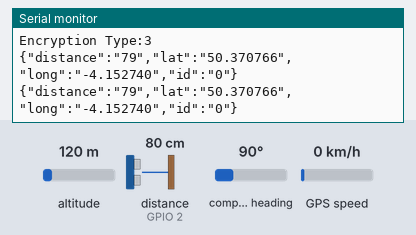
A sketch run on a simulated ESP32. Parts: the last lines printed to the serial monitor. Wiring (inferred from the names in the program): ultrasonic range finder: trigger GPIO 3; echo GPIO 2. The test bench sets the inputs (shaded band); at power-on: distance to the obstacle (sensor on GPIO 2) 80 cm, altitude 120 m, compass heading 90°, GPS speed 0 km/h. The echo pulse lasts 58.3 µs per cm; WiFi joins after 1.5 s; servers stay silent unless stated; the GPS gets a fix after 3 s at 37.7749, -122.4194 with 8 satellites; no MQTT or app messages arrive unless stated.

Above: at 4.3 s.
4.4 s: distance to the obstacle (sensor on GPIO 2) set to 2 cm
At 5.7 s:
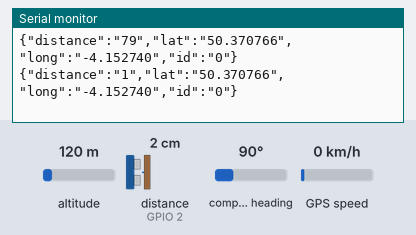
5.9 s: distance to the obstacle (sensor on GPIO 2) set to 4 cm
At 7.2 s:
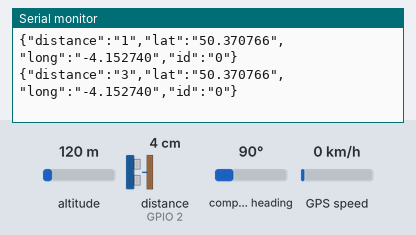
Timing chart, 0 to 8.9 s (numbered marks = the images above; inputs shaded):
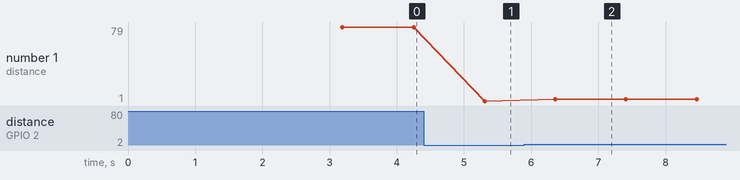

Measured:
- after the input at 4.4 s, the serial monitor: prints a new line after 0.91 s (image 1)
- after the input at 5.9 s, the serial monitor: prints a new line after 0.46 s (image 2)

The sketch:

ArduinoWiFi-MQTT-DAT511.ino
```cpp
//Include libraries
#include <WiFi.h>
#include "PubSubClient.h"

#include <TinyGPS++.h>
#include <SoftwareSerial.h>

static const int RXPin = 7, TXPin = 6;
static const uint32_t GPSBaud = 9600;

#define echoPin 2 // attach pin D2 Arduino to pin Echo of HC-SR04
#define trigPin 3 //attach pin D3 Arduino to pin Trig of HC-SR04

long duration; // variable for the duration of sound wave travel
int distance; // variable for the distance measurement

float latitude; // gps latitude
float longitude; //gps longitude

// Update these with values suitable for your network.
byte mac[] = { 0xDE, 0xED, 0xBA, 0xFE, 0xFE, 0xED };
//byte server[] = { 10, 0, 1, 3 };

//Setup the server / MQTT broker
//char server[] = "34.89.78.241";
char server[] = "192.168.8.195";

//char ssid[] = "morogoro"; // your network SSID (name)
//char pass[] = "Tanzania2000"; // your network password

char ssid[] = "BTWholeHome-KSNZ"; // your network SSID (name)
char pass[] = "WA6R7inp3tpp"; // your network password


char topic[] = "smartcity/smartbin"; //Set MQTT topic
int status = WL_IDLE_STATUS; // the Wifi radio's status

//Variable to store the MQTT message
char pubChars[100];

//Callback function
void callback(char* topic, byte* payload, unsigned int length) {
  // handle message arrived
}

//Setup objects for WiFi Client and MQTT
WiFiClient wfClient;
PubSubClient client(server, 1883, callback, wfClient);

// The TinyGPS++ object
TinyGPSPlus gps;

// The serial connection to the GPS device
SoftwareSerial ss(RXPin, TXPin);

void setup() {

  pinMode(trigPin, OUTPUT); // Sets the trigPin as an OUTPUT
  pinMode(echoPin, INPUT); // Sets the echoPin as an INPUT

  Serial.begin(9600);
  //ss.begin(9600);

  if (WiFi.status() == WL_NO_SHIELD) {
    Serial.println("WiFi shield not present");
    while (true);
  }

  while ( status != WL_CONNECTED) {
    Serial.print("Attempting to connect to WPA SSID: ");
    Serial.println(ssid);
    status = WiFi.begin(ssid, pass);
    delay(1000);
  }

  Serial.println("You're connected to the network");
  printWifiData();
  printCurrentNet();
}

void loop() {

  // Clears the trigPin condition
  digitalWrite(trigPin, LOW);
  delayMicroseconds(2);
  // Sets the trigPin HIGH (ACTIVE) for 10 microseconds
  digitalWrite(trigPin, HIGH);
  delayMicroseconds(10);
  digitalWrite(trigPin, LOW);
  // Reads the echoPin, returns the sound wave travel time in microseconds
  duration = pulseIn(echoPin, HIGH);
  // Calculating the distance
  distance = duration * 0.034 / 2; // Speed of sound wave divided by 2 (go and back)  distance is in cm

  //If the client is connented, get the sensor values and publish them to the broker
  if (client.connect("ArduinoClient")) { //Name of the client

    latitude = 50.370765;
    longitude = -4.152740;


    if (ss.available() > 0){
    gps.encode(ss.read());
    if (gps.location.isUpdated()){
      Serial.print("Latitude= ");
      Serial.print(gps.location.lat(), 6);
      latitude=gps.location.lat();
      Serial.print(" Longitude= ");
      Serial.println(gps.location.lng(), 6);
      longitude = gps.location.lng();
    }
  }


    String pubString = "{\"distance\":\"" + String(distance)+"\",\"lat\":\""+String(latitude,6)+"\",\"long\":\""+String(longitude,6)+"\",\"id\":\"0\"}"; //convert number/double to a string
    pubString.toCharArray(pubChars, pubString.length() + 1); //covert string to a character array

    client.publish(topic, pubChars); //publish the message
    Serial.println(pubString);
  } else {
    Serial.println("Client can't connect!");
  }
  client.loop();
  delay(1000); //Send message every one second
}

void printWifiData() {
  IPAddress ip = WiFi.localIP();
  Serial.print("IP Address: ");
  Serial.println(ip);
  byte mac[6];
  WiFi.macAddress(mac);
  Serial.print("MAC address: ");
  Serial.print(mac[5], HEX);
  Serial.print(":");
  Serial.print(mac[4], HEX);
  Serial.print(":");
  Serial.print(mac[3], HEX);
  Serial.print(":");
  Serial.print(mac[2], HEX);
  Serial.print(":");
  Serial.print(mac[1], HEX);
  Serial.print(":");
  Serial.println(mac[0], HEX);
}

void printCurrentNet() {
  Serial.print("SSID: ");
  Serial.println(WiFi.SSID());
  byte bssid[6];
  WiFi.BSSID(bssid);
  Serial.print("BSSID: ");
  Serial.print(bssid[5], HEX);
  Serial.print(":");
  Serial.print(bssid[4], HEX);
  Serial.print(":");
  Serial.print(bssid[3], HEX);
  Serial.print(":");
  Serial.print(bssid[2], HEX);
  Serial.print(":");
  Serial.print(bssid[1], HEX);
  Serial.print(":");
  Serial.println(bssid[0], HEX);
  long rssi = WiFi.RSSI();
  Serial.print("signal strength (RSSI):");
  Serial.println(rssi);
  byte encryption = WiFi.encryptionType();
  Serial.print("Encryption Type:");
  Serial.println(encryption, HEX);
}
```
